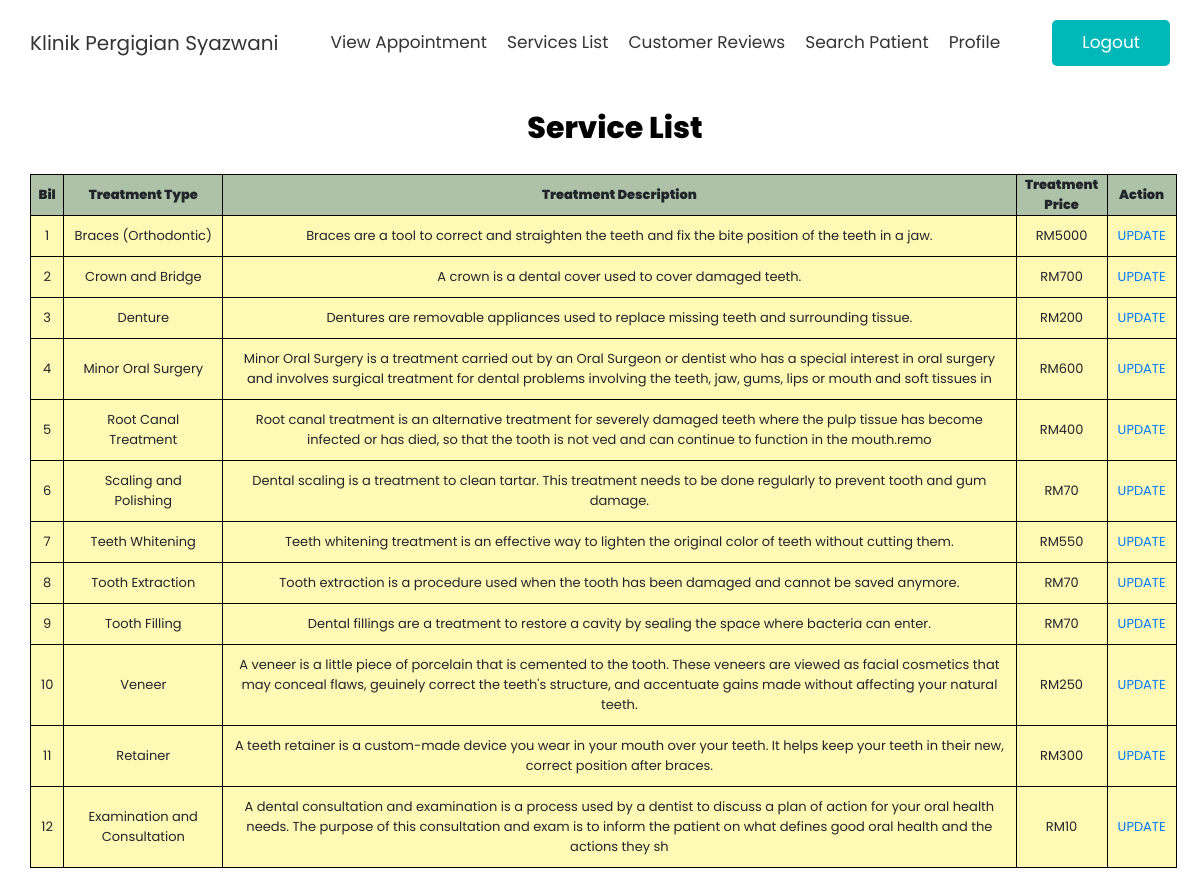
Page /treatmentlist.php (signed in) on the committed database.
### tables this page shows
CREATE TABLE `treatment` (
  `bil` int(100) NOT NULL,
  `treatmenttype` varchar(50) NOT NULL,
  `treatmentdesc` varchar(250) NOT NULL,
  `treatmentprice` varchar(100) NOT NULL
);

### treatmentlist.php (the view, shortened to what this page needs)
<html>
<head>
  <link rel="stylesheet" href="https://cdnjs.cloudflare.com/ajax/libs/font-awesome/6.0.0/css/all.min.css">
<link rel="stylesheet" href="https://cdnjs.cloudflare.com/ajax/libs/bootstrap/4.6.1/css/bootstrap.min.css">
<link rel="stylesheet" href="css/style2.css">
</head>
<body>
<header class="header fixed-top">
   <div class="container">
      <div class="row align-items-center justify-content-between">
         <a href="adminpage.php" class="logo">Klinik Pergigian Syazwani<span></span></a>
         <nav class="nav">
            <a href="appointmentlist.php">View Appointment</a>
            <a href="treatmentlist.php">Services List</a>
            <a href="reviewlist.php">Customer Reviews</a>
            <a href="searchrecord.php">Search Patient</a>
            <a href="profileadmin.php">Profile</a>
         </nav>
         <a href="logoutadmin.php" class="link-btn">Logout</a>
      </div>
   </div>
</header>
<h2> Service List</h2>
<br>
<?php
  $servername = "localhost";
  $username = "root";
  $password = "";
  $dbname = "appointment";
  $conn = new mysqli($servername, $username, $password, $dbname);
  $sql = "SELECT * FROM  treatment";
  $result = $conn->query($sql);
  if ($result->num_rows > 0) {
     echo '<table cellpadding=10 cellspacing=0 border=1 align="center">';
     echo '<th align="center"><b>Bil</b></td>
     <th align="center"><b>Treatment Type</b></td>
     <th align="center"><b>Treatment Description</b></td>
     <th align="center"><b>Treatment Price</b></td>
     <th align="center"><b>Action</b></td>
     </tr>';
     while($row = $result->fetch_assoc()) {
        echo '<tr>';
        echo '<td align="center">'.$row["bil"].'</td>';
        echo '<td align="center">'.$row["treatmenttype"].'</td>';
        echo '<td align="center">'.$row["treatmentdesc"].'</td>';
        echo '<td align="center">'.$row["treatmentprice"].'</td>';
        echo '<td> <a href="edittreatment.php?Bil='.$row["bil"].'">UPDATE</a></td>';
        echo '</tr>';
     }
  }
  else {
    echo "no results ";
  }
?>
</body>
</html>

### css/style2.css (style rules this page uses)
:root { --blue:#00b8b8; --black:#333; --white:#fff; --light-color:#666; --light-bg:#eee; --border:.2rem solid rgba(0,0,0,.1); --box-shadow:0 .5rem 1rem rgba(0,0,0,.1); }
* { font-family: 'Poppins', sans-serif; margin:0; padding:0; box-sizing: border-box; outline: none; border:none; text-decoration: none !important; }
html { font-size: 62.5%; overflow-x: hidden; scroll-behavior: smooth; scroll-padding-top: 6.5rem; }
.link-btn { display: inline-block; padding:1rem 3rem; border-radius: .5rem; background-color: var(--blue); cursor: pointer; font-size: 1.7rem; color:var(--white); }
.header { padding:2rem; border-bottom: var(--border); background-color: var(--white); border: 1px; font-family: 'Poppins', sans-serif; }
.header .logo { font-size: 2rem; color:var(--black); }
.header .nav a { margin:0 1rem; font-size: 1.7rem; color:var(--black); }

### treatmentlist.php (style rules this page uses)
body { background-color: #fff; font-family: 'Poppins', sans-serif; font-size: 15px; padding-top: 90px; padding-left: 30px; padding-bottom: 30px; }
table { border-collapse: collapse; width: 98%; }
table, td, th { border: 1px solid black; text-align: center; font-size:13px; }
th { background-color: #ADC2A9; }
td { padding: 10px; text-align: center; background-color: #FFF9B6; }
h2 { font-size: 30px; font-weight: 800; text-align:center; padding-top: 20px; color: black; }

### rows in the picture
treatment: bil "1", treatmenttype "Braces (Orthodontic)", treatmentdesc "Braces are a tool to correct and straighten the teeth and fix the bite position of the teeth in a jaw.", treatmentprice "RM5000"
treatment: bil "2", treatmenttype "Crown and Bridge", treatmentdesc "A crown is a dental cover used to cover damaged teeth.", treatmentprice "RM700"
treatment: bil "3", treatmenttype "Denture", treatmentdesc "Dentures are removable appliances used to replace missing teeth and surrounding tissue.", treatmentprice "RM200"
treatment: bil "4", treatmenttype "Minor Oral Surgery", treatmentdesc "Minor Oral Surgery is a treatment carried out by an Oral Surgeon or dentist who has a special interest in oral surgery and involves surgical treatment for dental problems involving the teeth, jaw, gums, lips or mouth and soft tissues in", treatmentprice "RM600"
treatment: bil "5", treatmenttype "Root Canal Treatment", treatmentdesc "Root canal treatment is an alternative treatment for severely damaged teeth where the pulp tissue has become infected or has died, so that the tooth is not ved and can continue to function in the mouth.remo", treatmentprice "RM400"
treatment: bil "6", treatmenttype "Scaling and Polishing", treatmentdesc "Dental scaling is a treatment to clean tartar. This treatment needs to be done regularly to prevent tooth and gum damage.", treatmentprice "RM70"
treatment: bil "7", treatmenttype "Teeth Whitening", treatmentdesc "Teeth whitening treatment is an effective way to lighten the original color of teeth without cutting them.", treatmentprice "RM550"
treatment: bil "8", treatmenttype "Tooth Extraction", treatmentdesc "Tooth extraction is a procedure used when the tooth has been damaged and cannot be saved anymore.", treatmentprice "RM70"
treatment: bil "9", treatmenttype "Tooth Filling", treatmentdesc "Dental fillings are a treatment to restore a cavity by sealing the space where bacteria can enter.", treatmentprice "RM70"
treatment: bil "10", treatmenttype "Veneer", treatmentdesc "A veneer is a little piece of porcelain that is cemented to the tooth. These veneers are viewed as facial cosmetics that may conceal flaws, geuinely correct the teeth's structure, and accentuate gains made without affecting your natural teeth.", treatmentprice "RM250"
treatment: bil "11", treatmenttype "Retainer", treatmentdesc "A teeth retainer is a custom-made device you wear in your mouth over your teeth. It helps keep your teeth in their new, correct position after braces.", treatmentprice "RM300"
treatment: bil "12", treatmenttype "Examination and Consultation", treatmentdesc "A dental consultation and examination is a process used by a dentist to discuss a plan of action for your oral health needs. The purpose of this consultation and exam is to inform the patient on what defines good oral health and the actions they sh", treatmentprice "RM10"
